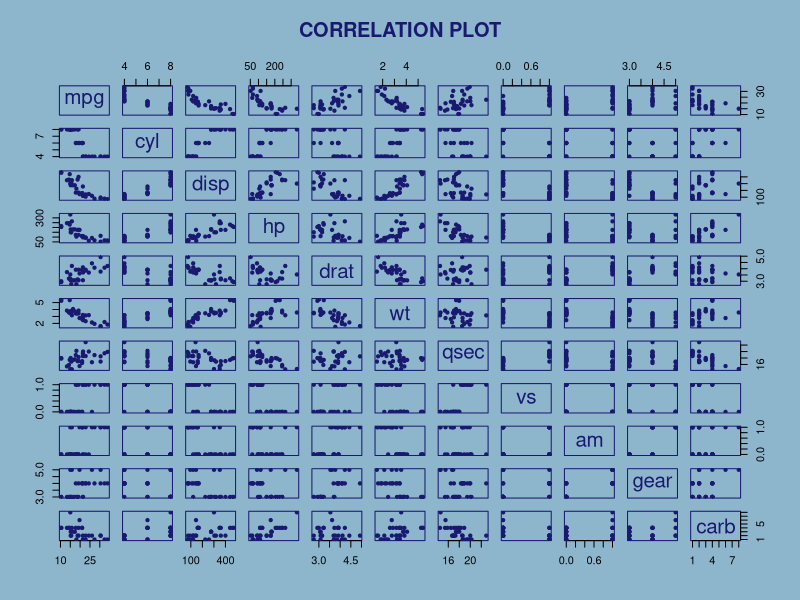
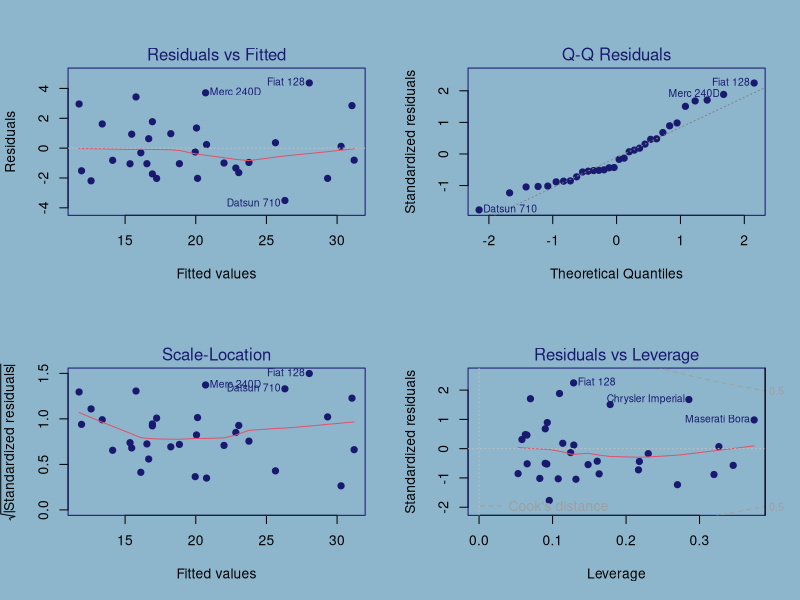

Here is the R script that generated these plots, in order:
## ---- chunk 1
mydata <- mtcars;#pairs(mydata) - Refer to Fig(1)
## ---- chunk 2
fit <- lm(mpg~.,data=mydata)
## ---- chunk 3
fit1 <- lm(mpg~disp+wt+factor(vs)+qsec+factor(am),data=mydata)
fit2 <- update(fit1,mpg~hp+drat+wt+factor(vs)+qsec+factor(am))
#anova(fit1,fit2) - Refer to Fig(2)
## ---- chunk 4
fit3 <- lm(mpg~wt+qsec+factor(am),data=mydata);#summary(fit)$coefficients[,4] - Refer to fig(3)
## ---- chunk 5
fit4 <- update(fit3,mpg~wt+qsec+factor(am)+wt*qsec*factor(am))
#anova(fit3,fit4) - Refer to Fig(4)
## ---- chunk 6
final_fit <- lm(mpg~wt+qsec+factor(am)+wt*factor(am),data=mydata)
#summary(final_fit) - Refer to Fig(5)
## ---- chunk 7
conf_automatic = coef(final_fit)[1] + c(1,-1)*qt(0.975,df=summary(final_fit)$df[2])
conf_manual = coef(final_fit)[1]+coef(final_fit)[4] + c(1,-1)*qt(0.975,df=summary(final_fit)$df[2])
#par(mfrow=c(2,2));plot(final_fit) - Refer to Fig(6)
## ---- chunk 8
par(mfrow=c(2,2),bg="lightskyblue3",col.axis="black",col.lab="black",col.main="black",col.sub="black",col="midnightblue")
pairs(mydata,pch=20,main="CORRELATION PLOT")
## ---- chunk 9
anova(fit1,fit2)
## ---- chunk 10
summary(fit)$coefficients[,4]
## ---- chunk 11
anova(fit3,fit4)
## ---- chunk 12
summary(final_fit)
## ---- chunk 13
par(mfrow=c(2,2),bg="lightskyblue3",col.axis="black",col.lab="black",col.main="black",col.sub="black",col="midnightblue")
plot(final_fit,pch=19)
